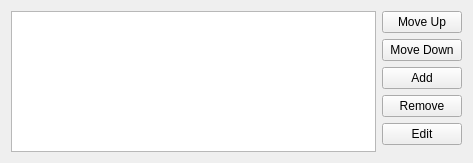
<?xml version="1.0" encoding="UTF-8"?>
<ui version="4.0">
 <class>BreezeExceptionListWidget</class>
 <widget class="QWidget" name="BreezeExceptionListWidget">
  <property name="geometry">
   <rect>
    <x>0</x>
    <y>0</y>
    <width>473</width>
    <height>163</height>
   </rect>
  </property>
  <property name="sizePolicy">
   <sizepolicy hsizetype="Preferred" vsizetype="Preferred">
    <horstretch>0</horstretch>
    <verstretch>0</verstretch>
   </sizepolicy>
  </property>
  <property name="minimumSize">
   <size>
    <width>0</width>
    <height>0</height>
   </size>
  </property>
  <layout class="QGridLayout" name="gridLayout">
   <item row="0" column="0" rowspan="6">
    <widget class="QTreeView" name="exceptionListView">
     <property name="sizePolicy">
      <sizepolicy hsizetype="Expanding" vsizetype="Maximum">
       <horstretch>0</horstretch>
       <verstretch>0</verstretch>
      </sizepolicy>
     </property>
     <property name="minimumSize">
      <size>
       <width>100</width>
       <height>100</height>
      </size>
     </property>
    </widget>
   </item>
   <item row="5" column="1">
    <spacer name="verticalSpacer">
     <property name="orientation">
      <enum>Qt::Vertical</enum>
     </property>
     <property name="sizeHint" stdset="0">
      <size>
       <width>20</width>
       <height>1</height>
      </size>
     </property>
    </spacer>
   </item>
   <item row="0" column="1">
    <widget class="QPushButton" name="moveUpButton">
     <property name="text">
      <string>Move Up</string>
     </property>
    </widget>
   </item>
   <item row="1" column="1">
    <widget class="QPushButton" name="moveDownButton">
     <property name="text">
      <string>Move Down</string>
     </property>
    </widget>
   </item>
   <item row="2" column="1">
    <widget class="QPushButton" name="addButton">
     <property name="text">
      <string>Add</string>
     </property>
    </widget>
   </item>
   <item row="3" column="1">
    <widget class="QPushButton" name="removeButton">
     <property name="text">
      <string>Remove</string>
     </property>
    </widget>
   </item>
   <item row="4" column="1">
    <widget class="QPushButton" name="editButton">
     <property name="text">
      <string>Edit</string>
     </property>
    </widget>
   </item>
  </layout>
 </widget>
 <tabstops>
  <tabstop>exceptionListView</tabstop>
  <tabstop>moveUpButton</tabstop>
  <tabstop>moveDownButton</tabstop>
  <tabstop>addButton</tabstop>
  <tabstop>removeButton</tabstop>
  <tabstop>editButton</tabstop>
 </tabstops>
 <resources/>
 <connections/>
</ui>
